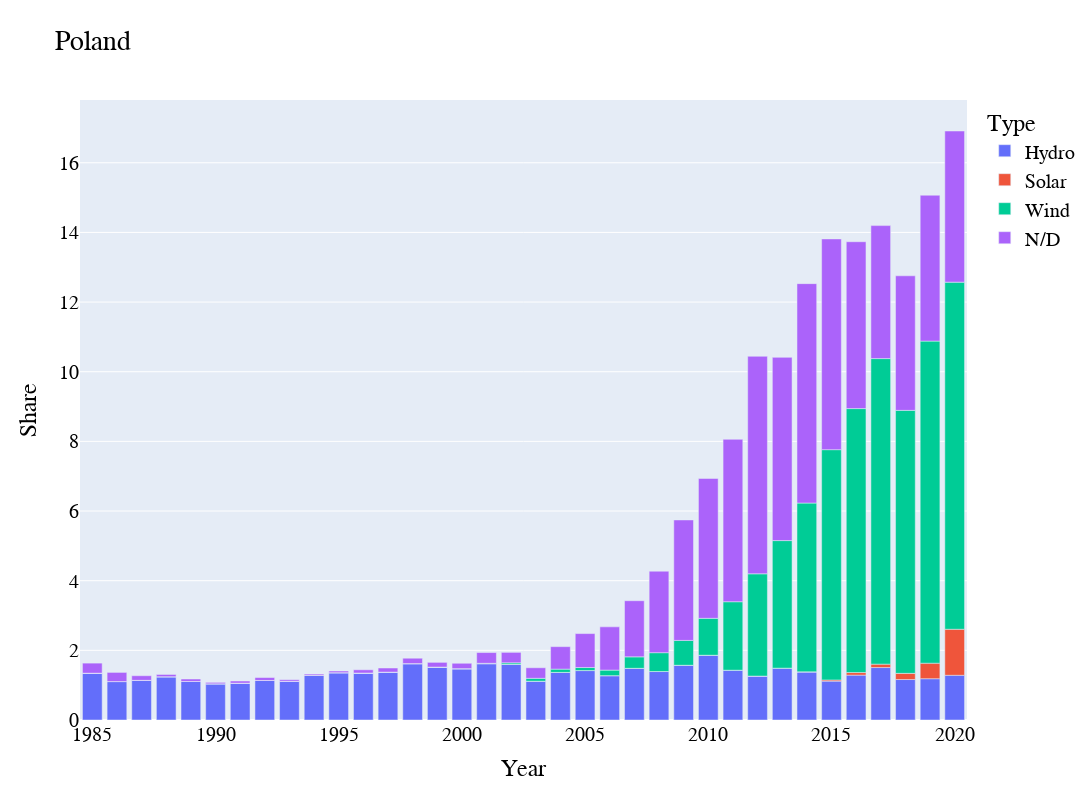

Notebook source saved alongside this figure:
### Code cell
fig = px.bar(Poland_share, x="Year", y="Share",color="Type", title="Poland")
fig.update_layout(width=plot_width, height=plot_height,
                  font=plot_font_dict)
fig.show()

### Figure 1 — Plotly figure (JSON) as saved in the notebook; plotly's stock layout.template omitted (floating-point values rounded to 4 significant figures)
{"data": [{"alignmentgroup": "True", "hovertemplate": "Type=Hydro<br>Year=%{x}<br>Share=%{y}<extra></extra>", "legendgroup": "Hydro", "marker": {"color": "#636efa", "pattern": {"shape": ""}}, "name": "Hydro", "offsetgroup": "Hydro", "orientation": "v", "showlegend": true, "textposition": "auto", "x": [1985, 1986, 1987, 1988, 1989, 1990, 1991, 1992, 1993, 1994, 1995, 1996, 1997, 1998, 1999, 2000, 2001, 2002, 2003, 2004, 2005, 2006, 2007, 2008, 2009, 2010, 2011, 2012, 2013, 2014, 2015, 2016, 2017, 2018, 2019, 2020], "xaxis": "x", "y": [1.345, 1.104, 1.139, 1.242, 1.106, 1.04, 1.058, 1.135, 1.112, 1.28, 1.357, 1.349, 1.373, 1.617, 1.516, 1.471, 1.618, 1.599, 1.114, 1.367, 1.419, 1.273, 1.484, 1.392, 1.572, 1.86, 1.43, 1.26, 1.488, 1.378, 1.116, 1.288, 1.506, 1.162, 1.185, 1.284], "yaxis": "y", "type": "bar"}, {"alignmentgroup": "True", "hovertemplate": "Type=Solar<br>Year=%{x}<br>Share=%{y}<extra></extra>", "legendgroup": "Solar", "marker": {"color": "#EF553B", "pattern": {"shape": ""}}, "name": "Solar", "offsetgroup": "Solar", "orientation": "v", "showlegend": true, "textposition": "auto", "x": [1985, 1986, 1987, 1988, 1989, 1990, 1991, 1992, 1993, 1994, 1995, 1996, 1997, 1998, 1999, 2000, 2001, 2002, 2003, 2004, 2005, 2006, 2007, 2008, 2009, 2010, 2011, 2012, 2013, 2014, 2015, 2016, 2017, 2018, 2019, 2020], "xaxis": "x", "y": [0.0, 0.0, 0.0, 0.0, 0.0, 0.0, 0.0, 0.0, 0.0, 0.0, 0.0, 0.0, 0.0, 0.0, 0.0, 0.0, 0.0, 0.0, 0.0, 0.0, 0.0, 0.0, 0.0, 0.0, 0.0, 0.0, 0.0001074, 0.0007059, 0.0009042, 0.004351, 0.03449, 0.07458, 0.09737, 0.1773, 0.4456, 1.321], "yaxis": "y", "type": "bar"}, {"alignmentgroup": "True", "hovertemplate": "Type=Wind<br>Year=%{x}<br>Share=%{y}<extra></extra>", "legendgroup": "Wind", "marker": {"color": "#00cc96", "pattern": {"shape": ""}}, "name": "Wind", "offsetgroup": "Wind", "orientation": "v", "showlegend": true, "textposition": "auto", "x": [1985, 1986, 1987, 1988, 1989, 1990, 1991, 1992, 1993, 1994, 1995, 1996, 1997, 1998, 1999, 2000, 2001, 2002, 2003, 2004, 2005, 2006, 2007, 2008, 2009, 2010, 2011, 2012, 2013, 2014, 2015, 2016, 2017, 2018, 2019, 2020], "xaxis": "x", "y": [0.0, 0.0, 0.0, 0.0, 0.0, 0.0, 0.0, 0.0, 0.0, 0.0, 0.0007194, 0.0, 0.001401, 0.002801, 0.002814, 0.003492, 0.009741, 0.04281, 0.08266, 0.09346, 0.08737, 0.1596, 0.3291, 0.5411, 0.713, 1.06, 1.966, 2.937, 3.663, 4.847, 6.612, 7.579, 8.774, 7.551, 9.248, 9.966], "yaxis": "y", "type": "bar"}, {"alignmentgroup": "True", "hovertemplate": "Type=N/D<br>Year=%{x}<br>Share=%{y}<extra></extra>", "legendgroup": "N/D", "marker": {"color": "#ab63fa", "pattern": {"shape": ""}}, "name": "N/D", "offsetgroup": "N/D", "orientation": "v", "showlegend": true, "textposition": "auto", "x": [1985, 1986, 1987, 1988, 1989, 1990, 1991, 1992, 1993, 1994, 1995, 1996, 1997, 1998, 1999, 2000, 2001, 2002, 2003, 2004, 2005, 2006, 2007, 2008, 2009, 2010, 2011, 2012, 2013, 2014, 2015, 2016, 2017, 2018, 2019, 2020], "xaxis": "x", "y": [0.2883, 0.2623, 0.1323, 0.06512, 0.07081, 0.04035, 0.06161, 0.08362, 0.04557, 0.03768, 0.0482, 0.09289, 0.1184, 0.1541, 0.1358, 0.1544, 0.3089, 0.2997, 0.3033, 0.6454, 0.9746, 1.242, 1.612, 2.34, 3.459, 4.015, 4.663, 6.245, 5.26, 6.3, 6.051, 4.791, 3.818, 3.863, 4.189, 4.34], "yaxis": "y", "type": "bar"}], "layout": {"xaxis": {"anchor": "y", "domain": [0.0, 1.0], "title": {"text": "Year"}}, "yaxis": {"anchor": "x", "domain": [0.0, 1.0], "title": {"text": "Share"}}, "legend": {"title": {"text": "Type"}, "tracegroupgap": 0}, "title": {"text": "Poland"}, "barmode": "relative", "font": {"family": "Arial", "size": 20, "color": "#000000"}, "width": 1500, "height": 800}}
